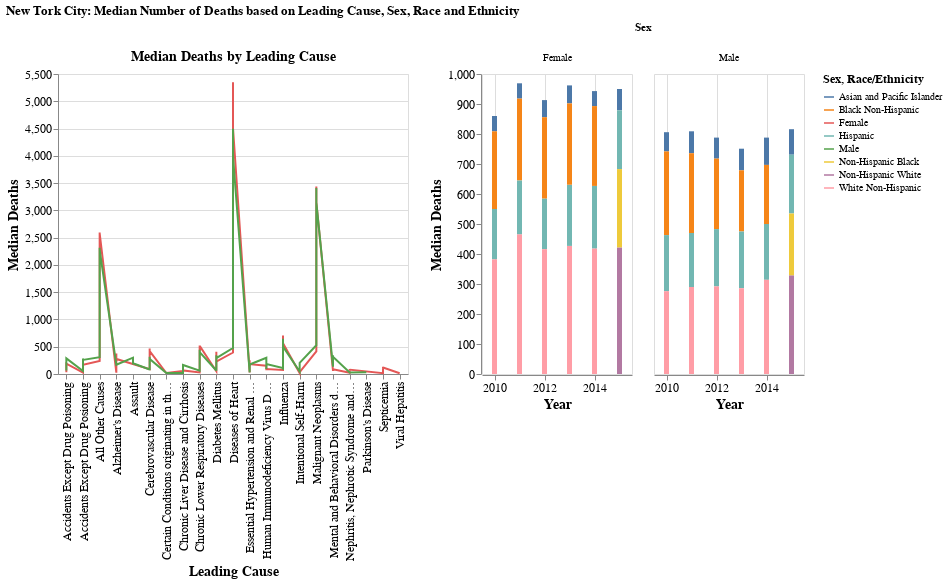

Notebook source saved alongside this figure:
### Code cell
Dashboard_Final = Dashboard_Final.properties(
    title='New Tork City: Median Number of Deaths based on Leading Cause, Sex, Race and Ethnicity'
                                            )

Dashboard_Final

### Figure 1 — Vega-Lite specification as saved in the notebook (floating-point values rounded to 4 significant figures; data arrays with more than 128 entries replaced by an {"elided": "..."} marker saying what was removed)
{"config": {"view": {"continuousWidth": 400, "continuousHeight": 300}, "axis": {"labelFontSize": 12, "titleFontSize": 14}, "legend": {"labelFontSize": 10, "titleFontSize": 12}}, "hconcat": [{"mark": "line", "encoding": {"color": {"field": "Sex", "title": "Sex", "type": "nominal"}, "tooltip": [{"field": "Leading Cause", "type": "nominal"}, {"field": "Race Ethnicity", "type": "nominal"}, {"field": "Sex", "type": "nominal"}, {"field": "Year", "type": "quantitative"}, {"aggregate": "median", "field": "Deaths", "type": "quantitative"}], "x": {"field": "Leading Cause", "title": "Leading Cause", "type": "nominal"}, "y": {"aggregate": "median", "field": "Deaths", "title": "Median Deaths", "type": "quantitative"}}, "selection": {"selector008": {"type": "interval", "encodings": ["x", "y"]}}, "title": {"text": "Median Deaths by Leading Cause", "align": "center", "anchor": "middle", "fontSize": 14}, "width": 350}, {"mark": "bar", "encoding": {"color": {"field": "Race Ethnicity", "title": "Race/Ethnicity", "type": "nominal"}, "column": {"field": "Sex", "title": "Sex", "type": "nominal"}, "tooltip": [{"field": "Year", "type": "quantitative"}, {"field": "Sex", "type": "nominal"}, {"aggregate": "median", "field": "Deaths", "type": "quantitative"}], "x": {"axis": {"format": "d"}, "field": "Year", "title": "Year", "type": "quantitative"}, "y": {"aggregate": "median", "axis": {"grid": false}, "field": "Deaths", "title": "Median Deaths", "type": "quantitative"}}, "title": {"text": "", "align": "center", "anchor": "middle", "fontSize": 14}, "transform": [{"filter": {"selection": "selector008"}}], "width": 150}], "data": {"name": "data-ebf512f48cca8f4861ccba5e81879893"}, "resolve": {"scale": {"y": "independent"}}, "title": "New Tork City: Median Number of Deaths based on Leading Cause, Sex, Race and Ethnicity", "$schema": "https://vega.github.io/schema/vega-lite/v4.17.0.json", "datasets": {"data-ebf512f48cca8f4861ccba5e81879893": {"elided": "529 records"}}}
